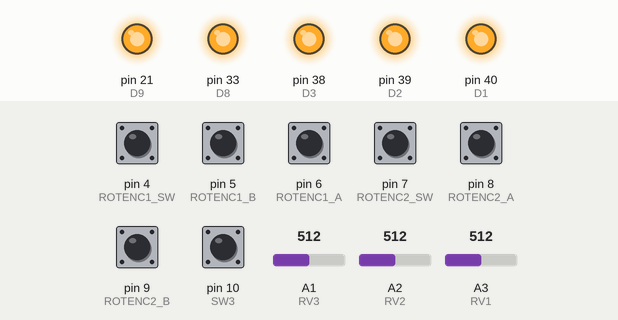
Simulated run of this sketch. Board: Arduino Mega 2560, built for the host (arithmetic inside an expression is 32-bit, double 64-bit). On the bench: output pins drawn as LEDs (lit = HIGH). The inputs (shaded band) are chosen by the test bench; at power-on: pin 5 (ROTENC1_B), pin 6 (ROTENC1_A), pin 8 (ROTENC2_A), pin 9 (ROTENC2_B) HIGH, pin 4 (ROTENC1_SW), pin 7 (ROTENC2_SW), pin 10 (SW3) LOW, A2 (RV2) = 512, A3 (RV1) = 512, A1 (RV3) = 512. Pins used as bus, display or sensor lines are not drawn; what the sketch prints to the serial monitor is not drawn.

Above: at 4.2 s.
4.3 s: A2 (RV2) set to 983
7.3 s: A2 (RV2) set to 1015
10.3 s: A3 (RV1) set to 109
13.3 s: A3 (RV1) set to 92
Timing chart, 0 to 16.3 s (numbered marks = the images above; inputs shaded):
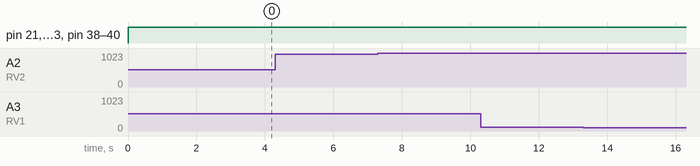

The sketch:

CC-02.ino
```cpp
#define RV1 3
#define RV2 2
#define RV3 1
#define ROTENC1_A 6
#define ROTENC1_B 5
#define ROTENC1_SW 4
#define ROTENC2_SW 7
#define ROTENC2_A 8
#define ROTENC2_B 9
#define SW3 10
#define D1 40
#define D2 39
#define D3 38
#define D4 37
#define D5 36
#define D6 35
#define D7 34
#define D8 33
#define D9 21

int stateRV1 = 0;
int stateRV2 = 0;
int stateRV3 = 0;
int stateROTENC1_A = 0;
int stateROTENC1_B = 0;
int stateROTENC1_SW = 0;
int stateROTENC2_SW = 0;
int stateROTENC2_A = 0;
int stateROTENC2_B = 0;
int stateSW3 = 0;
int stateD1 = 0;
int stateD2 = 0;
int stateD3 = 0;
int stateD4 = 0;
int stateD5 = 0;
int stateD6 = 0;
int stateD7 = 0;
int stateD8 = 0;
int stateD9 = 0;

void setup()
{
    Serial.begin(9600);
    Serial.println("Serial started");

    // switches
    pinMode(SW3, INPUT_PULLDOWN);

    // potmeters
    pinMode(RV1, INPUT);
    pinMode(RV2, INPUT);
    pinMode(RV3, INPUT);
    // leds
    pinMode(D1, OUTPUT);
    pinMode(D2, OUTPUT);
    pinMode(D3, OUTPUT);
    pinMode(D4, OUTPUT);
    pinMode(D5, OUTPUT);
    pinMode(D6, OUTPUT);
    pinMode(D7, OUTPUT);
    pinMode(D8, OUTPUT);
    pinMode(D9, OUTPUT);

    // rotary encoders
    pinMode(ROTENC1_A, INPUT_PULLUP); // it could be we need INPUT_PULLUP
    pinMode(ROTENC1_B, INPUT_PULLUP); // it could be we need INPUT_PULLUP
    pinMode(ROTENC1_SW, INPUT_PULLDOWN);
    pinMode(ROTENC2_A, INPUT_PULLUP); // it could be we need INPUT_PULLUP
    pinMode(ROTENC2_B, INPUT_PULLUP); // it could be we need INPUT_PULLUP
    pinMode(ROTENC2_SW, INPUT_PULLDOWN);
}

void loop()
{
    // Read all states
    stateRV1 = analogRead(RV1);
    stateRV2 = analogRead(RV2);
    stateRV3 = analogRead(RV3);
    stateROTENC1_A = digitalRead(ROTENC1_A);
    stateROTENC1_B = digitalRead(ROTENC1_B);
    stateROTENC1_SW = digitalRead(ROTENC1_SW);
    stateROTENC2_A = digitalRead(ROTENC2_A);
    stateROTENC2_B = digitalRead(ROTENC2_B);
    stateROTENC2_SW = digitalRead(ROTENC2_SW);
    stateSW3 = digitalRead(SW3);
    stateD1 = digitalRead(D1);
    stateD2 = digitalRead(D2);
    stateD3 = digitalRead(D3);
    stateD4 = digitalRead(D4);
    stateD5 = digitalRead(D5);
    stateD6 = digitalRead(D6);
    stateD7 = digitalRead(D7);
    stateD8 = digitalRead(D8);
    stateD9 = digitalRead(D9);
    digitalWrite(D1, HIGH);
    digitalWrite(D2, HIGH);
    digitalWrite(D3, HIGH);
    digitalWrite(D4, HIGH);
    digitalWrite(D5, HIGH);
    digitalWrite(D6, HIGH);
    digitalWrite(D7, HIGH);
    digitalWrite(D8, HIGH);
    digitalWrite(D9, HIGH);

    // Print all states
    Serial.print("RV1: ");
    Serial.print(stateRV1);
    Serial.print(", RV2: ");
    Serial.print(stateRV2);
    Serial.print(", RV3: ");
    Serial.print(stateRV3);
    Serial.print(", ROTENC1_A: ");
    Serial.print(stateROTENC1_A);
    Serial.print(", ROTENC1_B: ");
    Serial.print(stateROTENC1_B);
    Serial.print(", ROTENC1_SW: ");
    Serial.print(stateROTENC1_SW);
    Serial.print(", ROTENC2_A: ");
    Serial.print(stateROTENC2_A);
    Serial.print(", ROTENC2_B: ");
    Serial.print(stateROTENC2_B);
    Serial.print(", ROTENC2_SW: ");
    Serial.print(stateROTENC2_SW);
    Serial.print(", SW3: ");
    Serial.print(stateSW3);
    Serial.print(", D1: ");
    Serial.print(stateD1);
    Serial.print(", D2: ");
    Serial.print(stateD2);
    Serial.print(", D3: ");
    Serial.print(stateD3);
    Serial.print(", D4: ");
    Serial.print(stateD4);
    Serial.print(", D5: ");
    Serial.print(stateD5);
    Serial.print(", D6: ");
    Serial.print(stateD6);
    Serial.print(", D7: ");
    Serial.print(stateD7);
    Serial.print(", D8: ");
    Serial.print(stateD8);
    Serial.print(", D9: ");
    Serial.println(stateD9);

    delay(100);
}
```

Measured:
- after the input at 4.3 s, every drawn part: stays the same
- after the input at 7.3 s, every drawn part: stays the same
- after the input at 10.3 s, every drawn part: stays the same
- after the input at 13.3 s, every drawn part: stays the same
